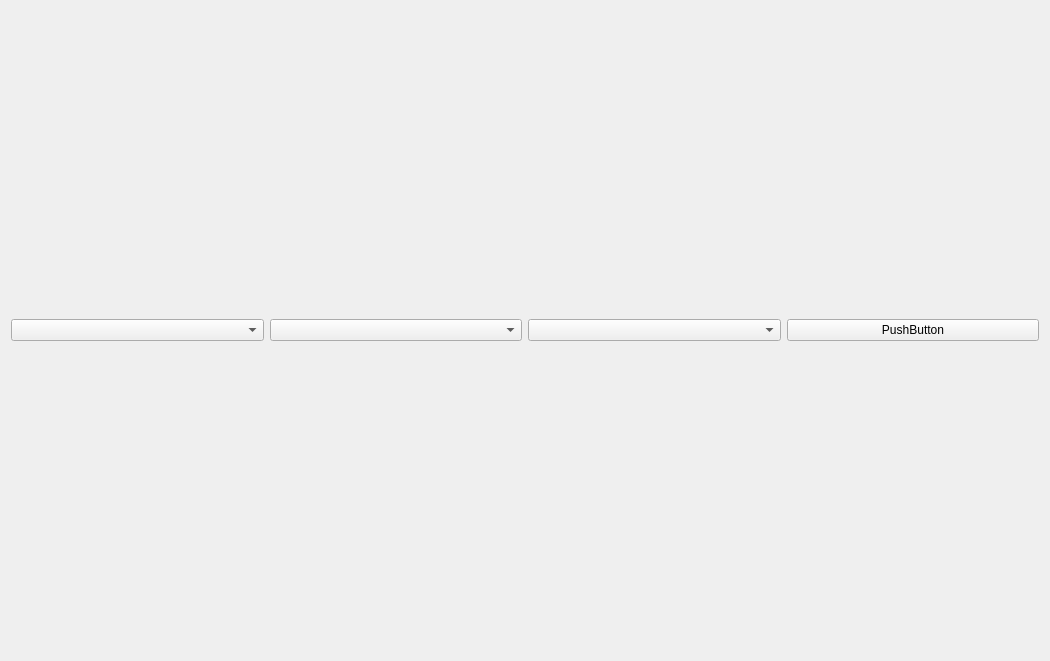
<?xml version="1.0" encoding="UTF-8"?>
<ui version="4.0">
 <class>Frame</class>
 <widget class="QFrame" name="Frame">
  <property name="geometry">
   <rect>
    <x>0</x>
    <y>0</y>
    <width>1050</width>
    <height>661</height>
   </rect>
  </property>
  <property name="windowTitle">
   <string>Frame</string>
  </property>
  <layout class="QGridLayout" name="gridLayout">
   <item row="1" column="2">
    <widget class="QComboBox" name="comboBox_4"/>
   </item>
   <item row="1" column="1">
    <widget class="QComboBox" name="comboBox_3"/>
   </item>
   <item row="1" column="0">
    <widget class="QComboBox" name="comboBox_2"/>
   </item>
   <item row="1" column="3">
    <layout class="QGridLayout" name="gridLayout_2">
     <item row="0" column="0">
      <widget class="QPushButton" name="pushButton">
       <property name="text">
        <string>PushButton</string>
       </property>
      </widget>
     </item>
    </layout>
   </item>
  </layout>
 </widget>
 <resources/>
 <connections/>
</ui>
